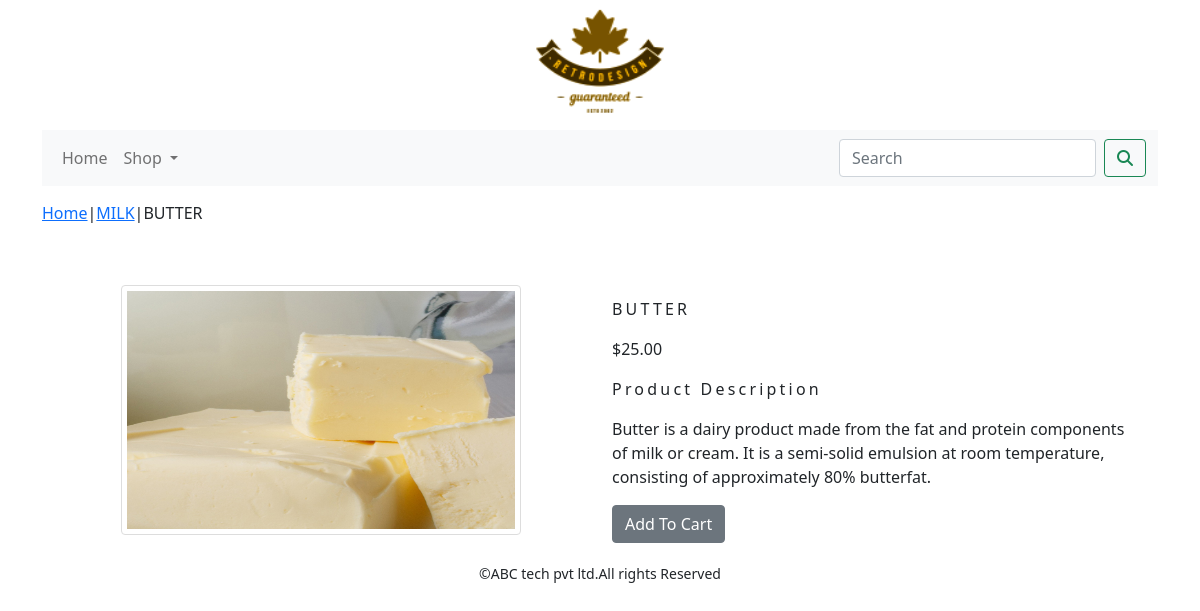
The app's page /shop/milk/butter/ with its own data.
### shop/models.py (models this page shows, shortened)
class Product(models.Model):
    name = models.CharField(max_length=250, unique=True)
    slug = models.SlugField(max_length=250, unique=True)
    description = models.TextField(blank=True)
    price = models.DecimalField(max_digits=10, decimal_places=2)
    category = models.ForeignKey(Category, on_delete=models.CASCADE)
    image = models.ImageField(upload_to='product', blank=True)
    stock = models.IntegerField()
    available = models.BooleanField(default=True)
    created = models.DateTimeField(auto_now_add=True)
    updated = models.DateTimeField(auto_now=True)
    class Meta:
        ordering = ('name',)
        verbose_name = 'product'
        verbose_name_plural = 'products'

class Category(models.Model):
    name = models.CharField(max_length=250, unique=True)
    slug = models.SlugField(max_length=250, unique=True)
    description = models.TextField(blank=True)
    image = models.ImageField(upload_to='category', blank=True)
    class Meta:
        ordering = ('name',)
        verbose_name = 'category'
        verbose_name_plural = 'categories'
    def get_url(self):
        return reverse('shop:products_by_category',args=[self.slug])
    def __str__(self):
        return '{}'.format(self.name)

### shop/views.py (the view)
# urls.py: path('<slug:c_slug>/<slug:product_slug>/',views.proDetail, name="prodCatdetail"),
def proDetail(request,c_slug,product_slug):
    try:
        product=Product.objects.get(category__slug=c_slug,slug=product_slug)
    except Exception as e:
        raise e
    return render(request,'product.html',{'product':product})

### cart/context_processors.py (called while the page is built)
def counter(request):
    item_count=0
    if 'admin' in request.path:
        return {}
    else:
        try:
            cart=Cart.objects.filter(cart_id=_cart_id(request))
            cart_items=CartItem.objects.all().filter(cart=cart[:1])
            for cart_item in cart_items:
                item_count += cart_item.quantity
        except Cart.DoesNotExist:
            item_count=0
    return dict(item_count=item_count)

### cart/views.py (called while the page is built)
def _cart_id(request):
    cart = request.session.session_key
    if not cart:
        cart = request.session.create()
    return cart

### shop/context_processor.py (called while the page is built)
def menu_links(request):
    links = Category.objects.all()
    return dict(links=links)

### templates/product.html (shortened to what this page needs)
{% extends 'base.html'%}
{% load static %}
{% block content %}
<div class="row my_prod_row_class">
    <div class="mx_auto">
        <p><a href="{% url 'shop:allProdCat' %}">Home</a>|<a href="{{product.category.get_url}}">{{product.category}}</a>|{{product.name}}</p>
    </div>
</div>
<div class="container">
<br>
<div class="row">
    <div class="col-12 col-sm-12 col-md-12 col-lg-6 text-center">
        <div class="min-width:18rem">
            <img class="my_image" src="{{product.image.url}}" alt="{{product.name}}">
        </div>
    </div>
        <div class="col-12 col-sm-12 col-md-12 col-lg-6">
            <div>
            <h1 class="my_prod_title">{{product.name}}</h1>
            <p>${{product.price}}</p>
            <p class="my_title">Product Description</p>
            <p class="text-justify my_prod_text">{{product.description}}</p>
            <div>
            {% if product.stock <= 0 %}
              <p><b>Out Of Stock</b></p>
            {% else %}
            <a class="btn btn-secondary" href="{% url 'cart:add_cart' product.id %}">Add To Cart</a>
            {% endif %}
            </div>
        </div>
    </div>
</div>
</div>
{% endblock %}

### static/css/custom.css (style rules this page uses)
body { font-family: 'Roboto', sans-serif; }
.my_image { border:1px solid #ddd; border-radius:4px; padding:5px; width:400px; height:250px; }
.my_title { font-size:16px; text_transform:uppercase; letter-spacing: .2em; }
.my_prod_row_class { padding-top:15px; padding-bottom:20px; }
.my_prod_title { font-size:16px; text_transform:uppercase; letter-spacing:.2em; padding-top:15px; padding-bottom:10px; }
.my_prod_text { padding-right:20px; }

### records on screen
Product: category "MILK", name "BUTTER", image (picture), price "25.00", description "Butter is a dairy product made from the fat and protein components of milk or cream. It is a semi-solid emulsion at room temperature, consisting of approximately 80% butterfat."
